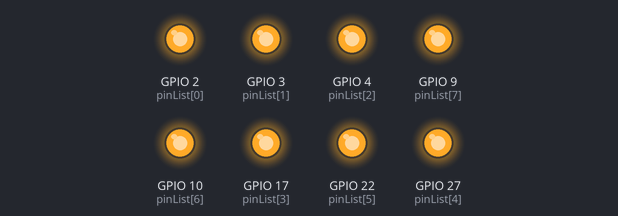
The program below on a simulated Raspberry Pi (BCM pin numbers). On the bench: output pins drawn as LEDs (lit = HIGH).

Above: at 0.8 s.
At 1.7 s:
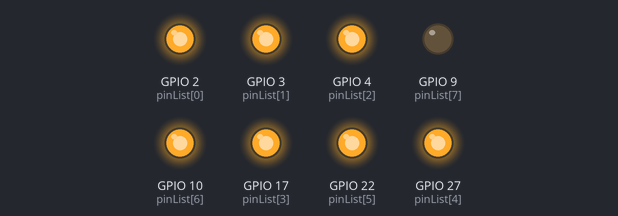
At 2.5 s:
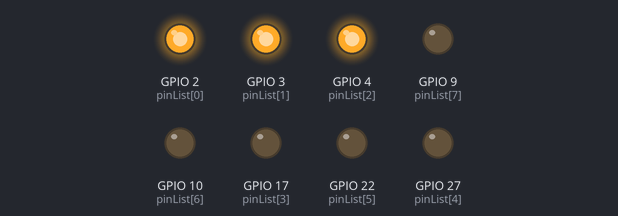
At 3.3 s:
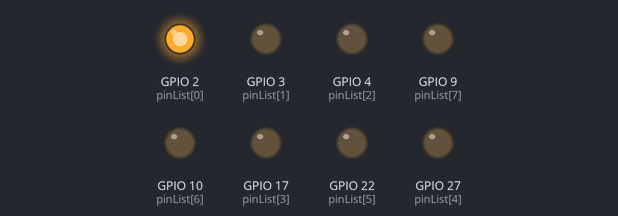
At 4.1 s:
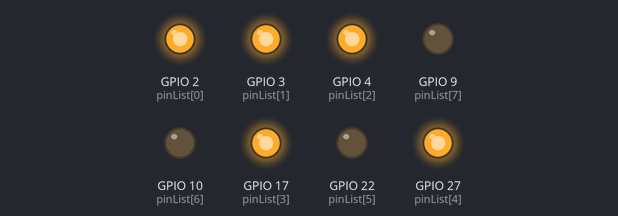
At 7.1 s:
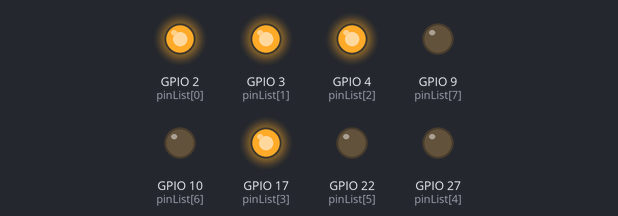
Timing chart, 0 to 7.4 s (numbered marks = the images above):
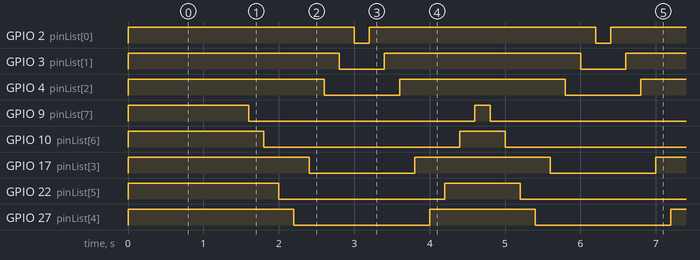

Measured:
- by itself, GPIO 2 (pinList[0]): alternates HIGH for 3.0 s and LOW for 0.20 s
- by itself, GPIO 3 (pinList[1]): alternates HIGH for 2.6 s and LOW for 0.60 s
- by itself, GPIO 4 (pinList[2]): alternates HIGH for 2.2 s and LOW for 1.0 s
- by itself, GPIO 9 (pinList[7]): alternates HIGH for 0.20 s and LOW for 3.0 s
- by itself, GPIO 10 (pinList[6]): alternates HIGH for 0.60 s and LOW for 2.6 s
- by itself, GPIO 17 (pinList[3]): alternates HIGH for 1.8 s and LOW for 1.4 s
- by itself, GPIO 22 (pinList[5]): alternates HIGH for 1.0 s and LOW for 2.2 s
- by itself, GPIO 27 (pinList[4]): alternates HIGH for 1.4 s and LOW for 1.8 s

The program:

script3.py
```python
#!/usr/bin/python
import RPi.GPIO as GPIO
import time

GPIO.setmode(GPIO.BCM)

# init list with pin numbers

pinList = [2, 3, 4, 17, 27, 22, 10, 9]

# loop through pins and set mode and state to 'low'

for i in pinList:
    GPIO.setup(i, GPIO.OUT)
    GPIO.output(i, GPIO.HIGH)

# time to sleep between operations in the main loop

SleepTimeL = 0.2

# main loop

try:
  while True:

    for i in pinList:
        GPIO.output(i, GPIO.HIGH)
        time.sleep(SleepTimeL);

    pinList.reverse()

    for i in pinList:
        GPIO.output(i, GPIO.LOW)
        time.sleep(SleepTimeL);

    pinList.reverse()

# End program cleanly with keyboard
except KeyboardInterrupt:
  print "  Quit"

  # Reset GPIO settings
  GPIO.cleanup()

# find more information on this script at
# http://youtu.be/oaf_zQcrg7g
```
